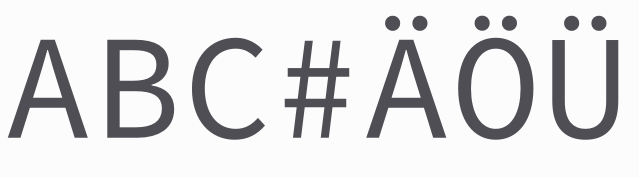
#> input picture Padding/Test.png, 639 x 177 px
$ jupyter execute zero_padding.ipynb
#> lines starting #> are read from the running program, lines starting #| are printed output that depends on the picture
[cell 1]
from matplotlib import pyplot as plt
import numpy as np
from skimage import color
from skimage import io

[cell 2]
kernelsize = 501

if kernelsize%2==1:
    ks=kernelsize
ksn=int((ks-1)/2)

[cell 3]
#Get RGB_Channels from 4 Channel png
imgi = io.imread('Test.png')[:,:,:3]

#convert to Grayscale
img = color.rgb2gray(imgi)
plt.imshow(img)
plt.gray()
plt.axis('off')
plt.show()

[cell 4]
imgn=np.zeros((len(img)+2*ksn,len(img[0])+2*ksn))
#> imgn: shape (677, 1139) float64; every value is 0
imgn[ksn:-ksn,ksn:-ksn]=img
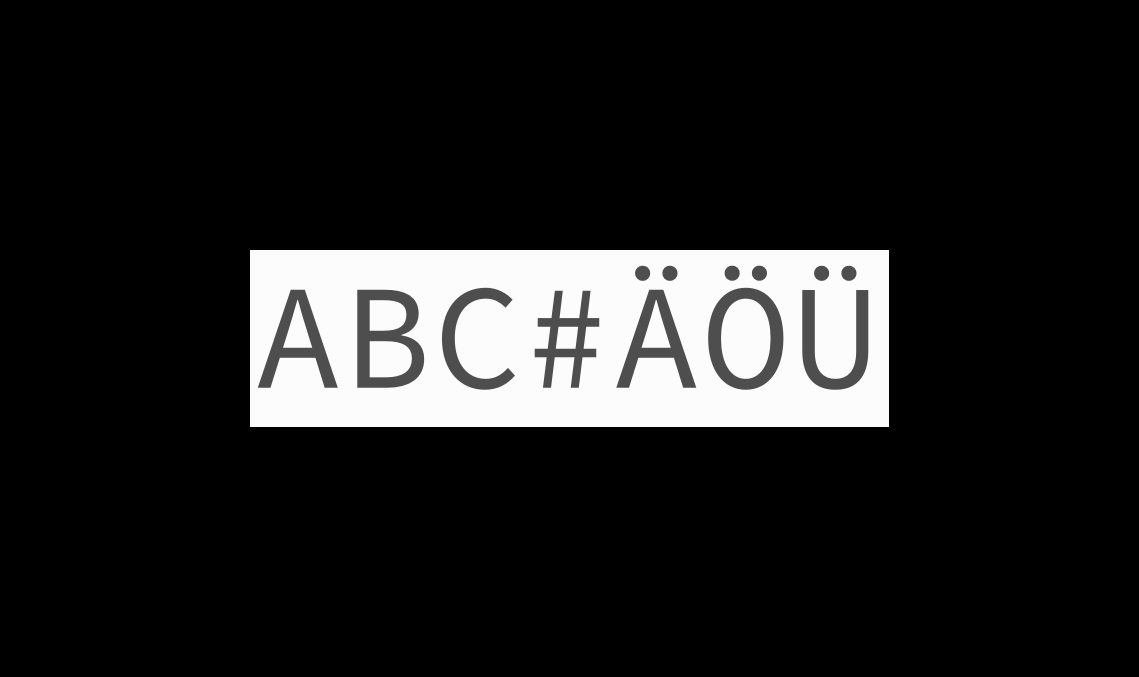
#> imgn: shape (677, 1139) float64; min 0, max 0.988, mean 0.128
plt.imshow(imgn)
plt.axis('off')
plt.show()
